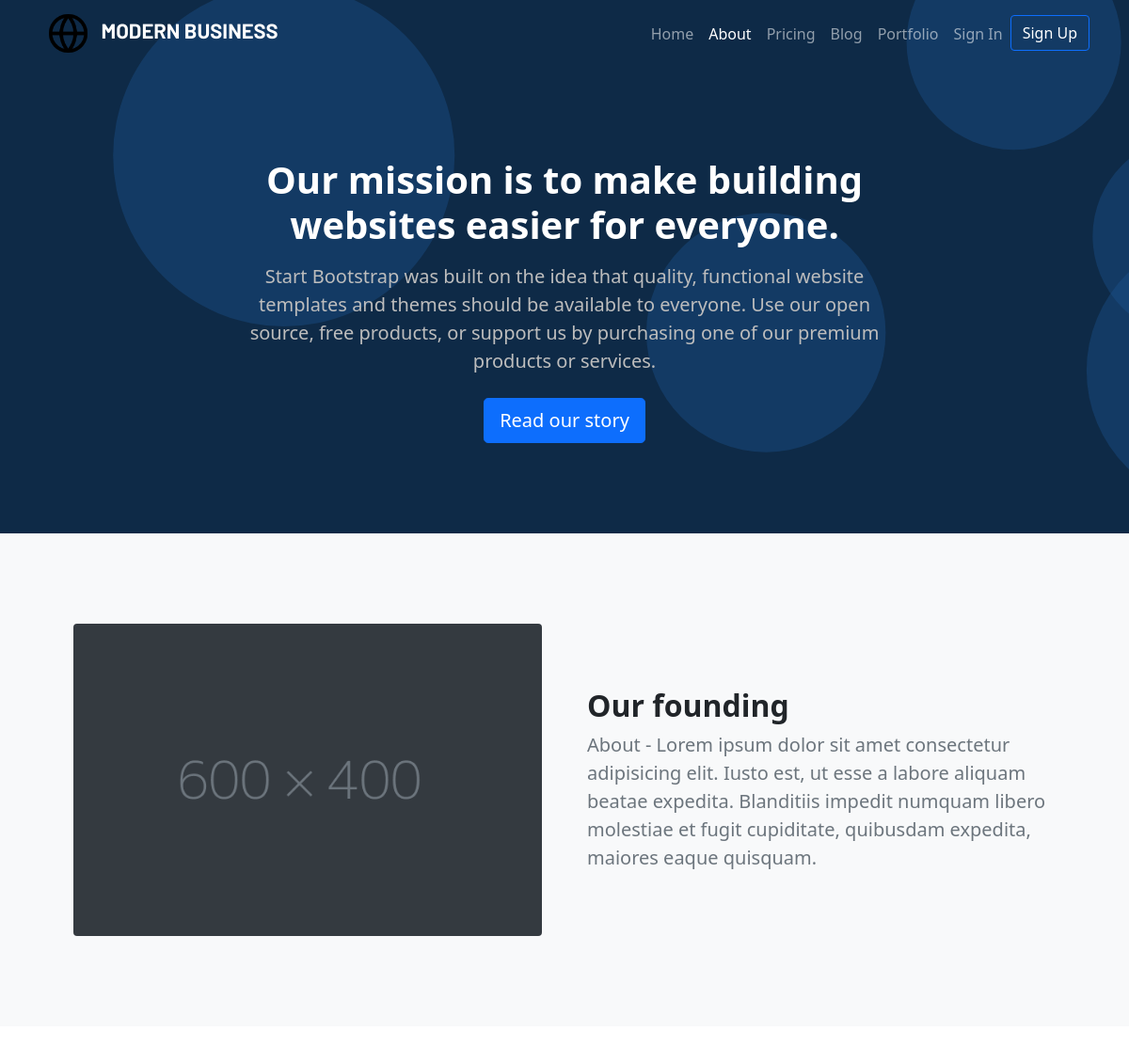
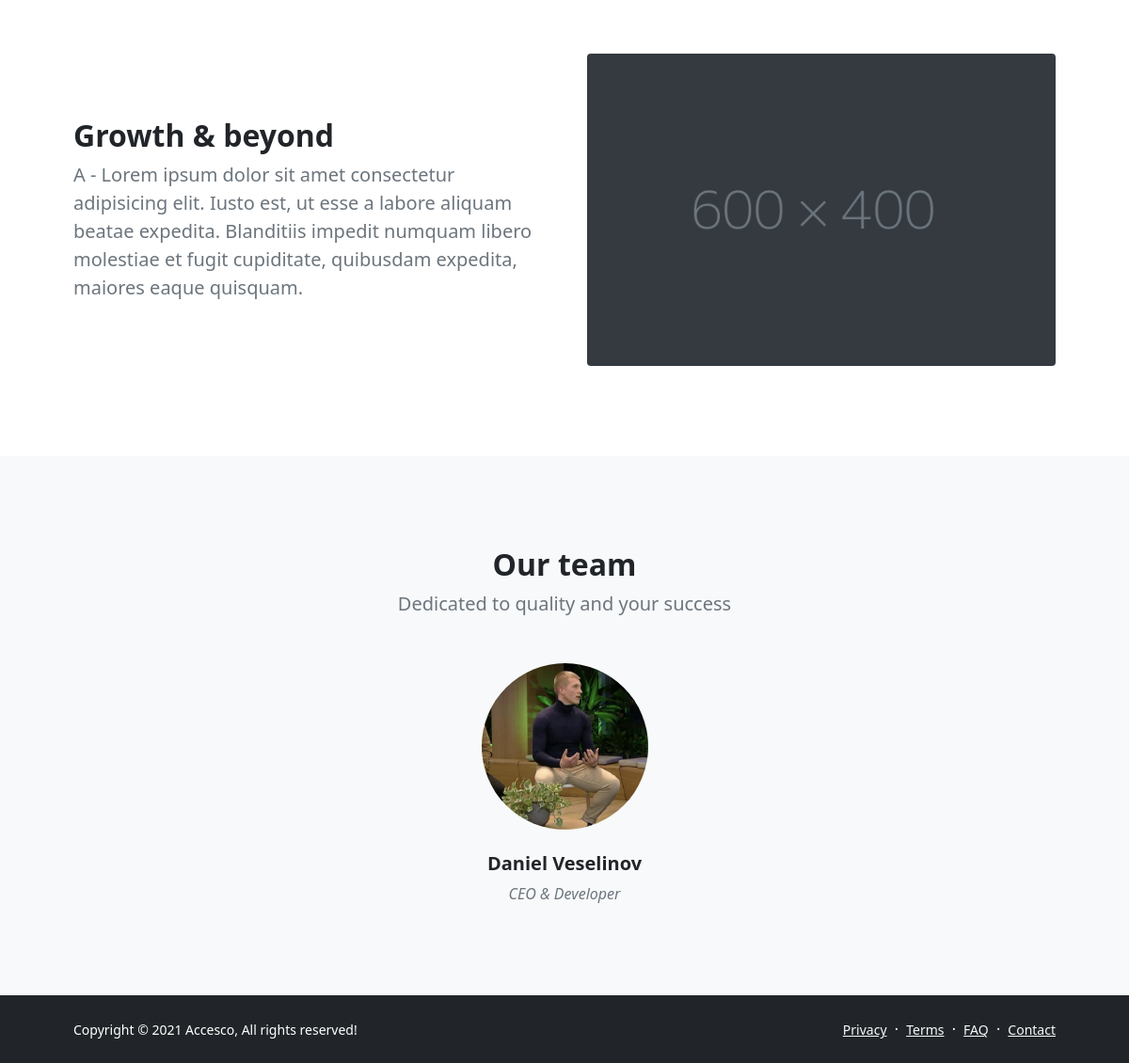
The page /about-us.php on the database its author committed (2 pictures, top to bottom).
### tables this page shows
CREATE TABLE `server` (
  `ID` int(11) NOT NULL,
  `Mode` int(11) NOT NULL,
  `Information` text NOT NULL DEFAULT 'N/A',
  `Logo` text NOT NULL DEFAULT 'favicon.ico',
  `Title` text NOT NULL DEFAULT 'Code4You',
  `FooterText` text NOT NULL
);

CREATE TABLE `about` (
  `ID` int(11) NOT NULL,
  `Option1` text NOT NULL,
  `Option2` text NOT NULL,
  `Option3` text NOT NULL,
  `Option4` text NOT NULL,
  `Option5` text NOT NULL,
  `Option6` text NOT NULL,
  `Option7` text NOT NULL,
  `Option8` text NOT NULL,
  `Option9` text NOT NULL,
  `Option10` text NOT NULL,
  `Option11` text NOT NULL
);

CREATE TABLE `team` (
  `ID` int(11) NOT NULL,
  `Avatar` text NOT NULL,
  `Name` text NOT NULL,
  `Title` text NOT NULL
);

### config.php (called while the page is built, shortened)
<?php
	include_once('include/mysql.php');
	include_once('include/functions.php');
	$sQuery = mysqli_query($SQL, "SELECT * FROM server");
	$serverInfo = mysqli_fetch_assoc($sQuery);
	if (isset($pageName) == "About")
	{
		$about = mysqli_query($SQL, "SELECT * FROM about");
		$aboutSetting = mysqli_fetch_assoc($about);
	}
?>

### include/functions.php (called while the page is built, shortened)
<?php
function isLogged()
{
    return false;
}
?>

### about-us.php (the view, shortened to what this page needs)
<?php
    $pageName = "About";
    require_once("config.php");
?>
<!doctype html>
<html lang="en">
  	<head>
	  	<?php include 'elements/head.php'; ?>
  	</head>
  	<body>
        <div class="animated">
            <?php include 'elements/nav.php'; ?>
            <header class="py-5">
                <div class="container px-5">
                    <div class="row justify-content-center">
                        <div class="col-lg-8 col-xxl-6">
                            <div class="text-center my-5">
                                <h1 class="fw-bolder mb-3 text-white"><?php echo $aboutSetting["Option1"]; ?></h1>
                                <p class="lead fw-normal text-white-80 mb-4"><?php echo $aboutSetting["Option2"]; ?></p>
                                <a class="btn btn-primary btn-lg" href="#scroll-target"><?php echo $aboutSetting["Option3"]; ?></a>
                            </div>
                        </div>
                    </div>
                </div>
            </header>
        </div>
        <section class="py-5 bg-light" id="scroll-target">
            <div class="container px-5 my-5">
                <div class="row gx-5 align-items-center">
                    <div class="col-lg-6"><img class="img-fluid rounded mb-5 mb-lg-0" src="assets/pages/<?php echo $aboutSetting["Option4"]; ?>" alt="..." /></div>
                    <div class="col-lg-6">
                        <h2 class="fw-bolder"><?php echo $aboutSetting["Option5"]; ?></h2>
                        <p class="lead fw-normal text-muted mb-0"><?php echo $aboutSetting["Option6"]; ?></p>
                    </div>
                </div>
            </div>
        </section>
        <section class="py-5">
            <div class="container px-5 my-5">
                <div class="row gx-5 align-items-center">
                    <div class="col-lg-6 order-first order-lg-last"><img class="img-fluid rounded mb-5 mb-lg-0" src="assets/pages/<?php echo $aboutSetting["Option9"]; ?>" alt="..." /></div>
                    <div class="col-lg-6">
                        <h2 class="fw-bolder"><?php echo $aboutSetting["Option7"]; ?></h2>
                        <p class="lead fw-normal text-muted mb-0"><?php echo $aboutSetting["Option8"]; ?></p>
                    </div>
                </div>
            </div>
        </section>
        <section class="py-5 bg-light">
            <div class="container px-5 my-5">
                <div class="text-center">
                    <h2 class="fw-bolder"><?php echo $aboutSetting["Option10"]; ?></h2>
                    <p class="lead fw-normal text-muted mb-5"><?php echo $aboutSetting["Option11"]; ?></p>
                </div>
                <div class="row gx-5 row-cols-1 row-cols-sm-2 row-cols-xl-4 justify-content-center">
                    <?php
                    $team = mysqli_query($SQL, "SELECT * FROM team");
                    if (mysqli_num_rows($team) > 0)
                    {
                        while ($member = mysqli_fetch_assoc($team))
                        { ?>
                            <div class="col mb-5 mb-5 mb-xl-0">
                                <div class="text-center">
                                    <img class="img-fluid rounded-circle mb-4 px-4" src="assets/profile/<?php echo $member["Avatar"]; ?>" alt="..." />
                                    <h5 class="fw-bolder"><?php echo $member["Name"]; ?></h5>
                                    <div class="fst-italic text-muted"><?php echo $member["Title"]; ?></div>
                                </div>
                            </div>
                        <?php }
                    }
                    ?>
                </div>
            </div>
        </section>
    	<?php include 'elements/footer.php'; ?>
  	</body>
</html>

### elements/head.php (shortened to what this page needs)
<link rel="stylesheet" href="css/style.css">
<link href="https://cdn.jsdelivr.net/npm/bootstrap-icons@1.5.0/font/bootstrap-icons.css" rel="stylesheet" />
<link href="https://cdn.jsdelivr.net/npm/bootstrap@5.0.2/dist/css/bootstrap.min.css" rel="stylesheet">

### elements/nav.php (shortened to what this page needs)
<?php $current_page = basename($_SERVER["PHP_SELF"]); ?>
	<nav class="navbar navbar-expand-lg navbar-dark">
		<div class="container">
		    <a class="navbar-brand custom-title" href="home"><img class="mx-2" src="admin/assets/<?php echo $serverInfo["Logo"]; ?>" width="45" height="45"> <?php echo $serverInfo["Title"]; ?></a>
		    <div class="collapse navbar-collapse" id="navbarNavDropdown">
		      	<ul class="navbar-nav ms-auto">
			        <li class="nav-item">
		          		<a class="nav-link <?php echo($current_page == "index.php") ? 'active' : ''; ?>" href="home">Home</a>
			        </li>
			        <li class="nav-item">
		          		<a class="nav-link <?php echo($current_page == "about-us.php") ? 'active' : ''; ?>" href="about-us">About</a>
			        </li>
			        <li class="nav-item">
		          		<a class="nav-link <?php echo($current_page == "pricing.php") ? 'active' : ''; ?>" href="pricing">Pricing</a>
			        </li>
			        <li class="nav-item">
		          		<a class="nav-link <?php echo($current_page == "blog.php" || $current_page == "view-post.php") ? 'active' : ''; ?>" href="blog">Blog</a>
			        </li>
			        <li class="nav-item">
		          		<a class="nav-link <?php echo($current_page == "portfolio.php" || $current_page == "view-item.php") ? 'active' : ''; ?>" href="portfolio">Portfolio</a>
			        </li>
			        <?php
			        	if (isLogged())
			        	{
			        		echo '
			        		<li class="nav-item dropdown">
					          	<a class="nav-link dropdown-toggle'; ?> <?php echo($current_page == "profile.php") ? 'active' : ''; echo'" href="#" id="navbarDropdown" role="button" data-bs-toggle="dropdown" aria-expanded="false">
					            	<img src="assets/profile/'.$userData["Avatar"].'" width="32" height="32" class="rounded-circle me-2">'.$userData["Name"].'
					          	</a>
					          	<ul class="dropdown-menu" aria-labelledby="navbarDropdown">'; ?>
					            	<?php if (adminPerm($userAdmin) == 1) { echo '<li><a class="dropdown-item" href="admin">Dashboard</a></li>'; } echo'
					            	<li><a class="dropdown-item" href="profile">Profile</a></li>
					            	<li><hr class="dropdown-divider"></li>
					            	<li><a class="dropdown-item" href="logout">Logout</a></li>
					          	</ul>
					        </li>
					        ';
			        	}
			        	else
			        	{
			        		echo '<li class="nav-item">
				          		<a class="nav-link" href="#" id="modalLogin">Sign In</a>
					        </li>
					        <li class="nav-item">
				          		<a class="btn btn-primary btn-custom" href="#" id="modalRegister">Sign Up</a>
					        </li>';
			        	}
			        ?>
		      	</ul>
		    </div>
		</div>
	</nav>

### elements/footer.php
<footer class="bg-dark py-4 mt-auto">
    <div class="container px-5">
        <div class="row align-items-center justify-content-between flex-column flex-sm-row">
            <div class="col-auto"><div class="small m-0 text-white"><?php echo $serverInfo["FooterText"]; ?></div></div>
            <div class="col-auto">
                <a class="link-light small" href="privacy-policy">Privacy</a>
                <span class="text-white mx-1">&middot;</span>
                <a class="link-light small" href="terms-of-use">Terms</a>
                <span class="text-white mx-1">&middot;</span>
                <a class="link-light small" href="faq">FAQ</a>
                <span class="text-white mx-1">&middot;</span>
                <a class="link-light small" href="contact">Contact</a>
            </div>
        </div>
    </div>
</footer>

### css/style.css (style rules this page uses)
* { margin: 0; padding: 0; }
html { scroll-behavior: smooth; }
a { text-decoration: none; }
.text-white-80 { color: #bdbdbd; }
.btn-custom { background-color: #133a64 !important; }
.custom-title { text-transform: uppercase; font-family: 'Barlow', sans-serif; font-weight: bold; font-size: 22px !important; }
.animated { background-image: url("../assets/images/animated-bg.svg"); background-size: cover; background-position: center; background-repeat: no-repeat; }

### rows shown on the page
server: Logo (picture), Title "MODERN BUSINESS", FooterText "Copyright © 2021 Accesco, All rights reserved!"
about: Option1 "Our mission is to make building websites easier for everyone.", Option2 "Start Bootstrap was built on the idea that quality, functional website templates and themes should be available to everyone. Use our open source, free products, or support us by purchasing one of our premium products or services.", Option3 "Read our story", Option4 (picture), Option5 "Our founding", Option6 "About - Lorem ipsum dolor sit amet consectetur adipisicing elit. Iusto est, ut esse a labore aliquam beatae expedita. Blanditiis impedit numquam libero molestiae et fugit cupiditate, quibusdam expedita, maiores eaque quisquam.", Option9 (picture), Option7 "Growth & beyond", Option8 "A - Lorem ipsum dolor sit amet consectetur adipisicing elit. Iusto est, ut esse a labore aliquam beatae expedita. Blanditiis impedit numquam libero molestiae et fugit cupiditate, quibusdam expedita, maiores eaque quisquam.", Option10 "Our team", Option11 "Dedicated to quality and your success"
team: Avatar (picture), Name "Daniel Veselinov", Title "CEO & Developer"
